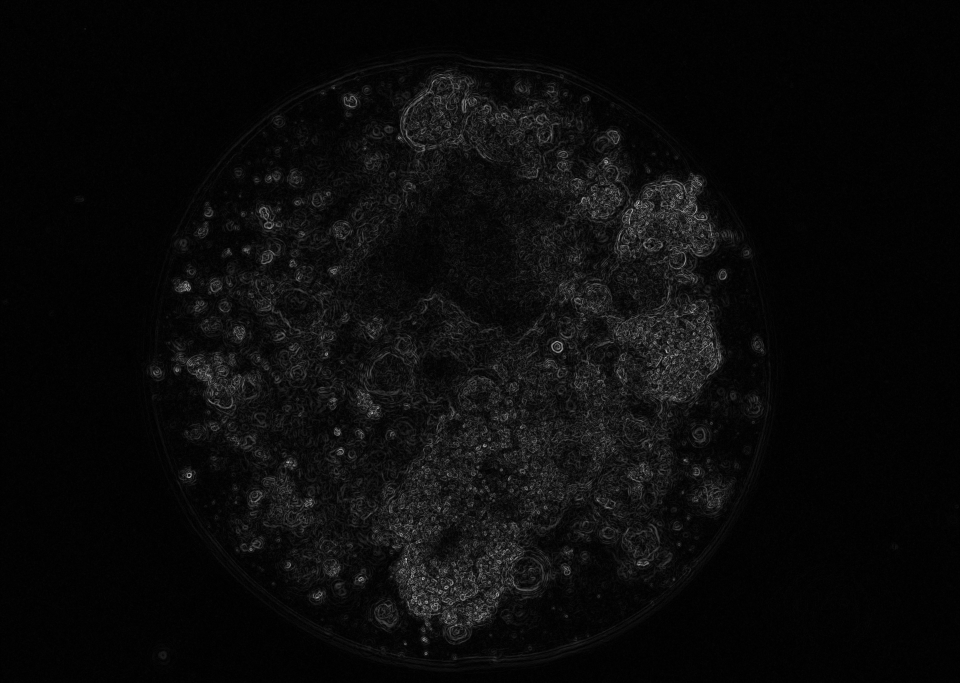
#> input picture DEO-MARKDOWN/App80 DEO/10uM/05-十二月-2025/10x00/vision_prior_droplet_artifacts/gradient_magnitude.png, 2880 x 2048 px (shown at 1/3 size)
$ python refine_app81_grsai_mask_with_cellpose.py --source '../../DEO-MARKDOWN/App80 DEO/10uM/05-十二月-2025/10x00/vision_prior_droplet_artifacts/gradient_magnitude.png' --generated-mask '../../DEO-MARKDOWN/App80 DEO/10uM/05-十二月-2025/10x00/vision_prior_droplet_artifacts/gradient_magnitude.png' --output-dir out
#> lines starting #> are read from the running program, lines starting #| are printed output that depends on the picture; after the words box and inside, x2 and y2 are one past the last pixel; in counts of white or black regions, pixels touching at a corner belong together
#!/usr/bin/env python3
"""Conservative Cellpose refinement for GRS-AI App81 masks.

The generated mask is treated as the primary instance proposal.
Cellpose only refines boundaries locally per generated region and falls back
to the generated region whenever refinement is not clearly better.
"""

from __future__ import annotations

import argparse
import colorsys
import json
from pathlib import Path
from typing import Dict, List, Tuple

import cv2
import numpy as np
from PIL import Image
from cellpose import models


def parse_args() -> argparse.Namespace:
    p = argparse.ArgumentParser(description="Refine GRS-AI masks with conservative Cellpose.")
    p.add_argument("--source", required=True, help="Source microscopy PNG")
    p.add_argument("--generated-mask", required=True, help="Generated instance mask PNG")
    p.add_argument("--output-dir", required=True, help="Output directory")
    p.add_argument("--gpu", action="store_true", help="Use GPU")
    return p.parse_args()


# [26 lines left out: functions label_to_color, render_instance_rgb, render_overlay, not called in this run]


def ensure_rgb(path: Path) -> np.ndarray:
    return np.array(Image.open(path).convert("RGB"))


def quantize_mask(mask_rgb: np.ndarray) -> np.ndarray:
    """Reduce anti-aliased color noise while preserving flat instance regions."""
    out = mask_rgb.copy()
    fg = out.max(axis=2) > 24
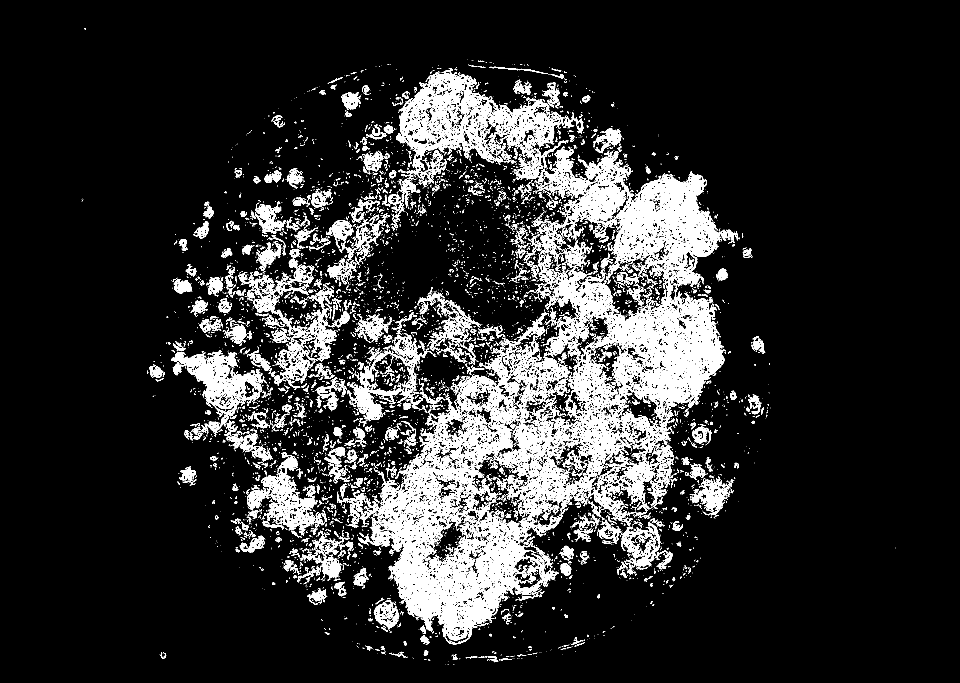
#> fg: shape (2048, 2880) bool (shown at 1/3 size); 12.8% white; 8685 white regions (6841 under 20 px), largest, box (x1, y1, x2, y2) and area: (1074, 440, 2173, 1934) 365374, (1188, 216, 1691, 556) 48350, (514, 1055, 789, 1249) 17154
    out[~fg] = 0
    # Snap colors toward coarse bins to collapse anti-aliased edge shades.
    out[fg] = ((out[fg].astype(np.uint16) + 16) // 32 * 32).clip(0, 255).astype(np.uint8)
    return out


def build_seed_labels(mask_rgb: np.ndarray, min_area: int = 300) -> Tuple[np.ndarray, np.ndarray]:
    """Use generated regions directly as seeds; avoid k-means over-segmentation."""
    q = quantize_mask(mask_rgb)
    fg = (q.max(axis=2) > 24).astype(np.uint8)
    fg = cv2.morphologyEx(fg, cv2.MORPH_OPEN, cv2.getStructuringElement(cv2.MORPH_ELLIPSE, (3, 3)), iterations=1)
#> fg: shape (2048, 2880); values 0 (black) and 1 (white), 11.4% white; 4797 white regions (2792 under 20 px), largest, box (x1, y1, x2, y2) and area: (1655, 454, 2171, 1358) 130416, (1095, 1446, 1635, 1932) 75634, (1188, 216, 1691, 556) 43232
    fg = cv2.morphologyEx(fg, cv2.MORPH_CLOSE, cv2.getStructuringElement(cv2.MORPH_ELLIPSE, (5, 5)), iterations=1)
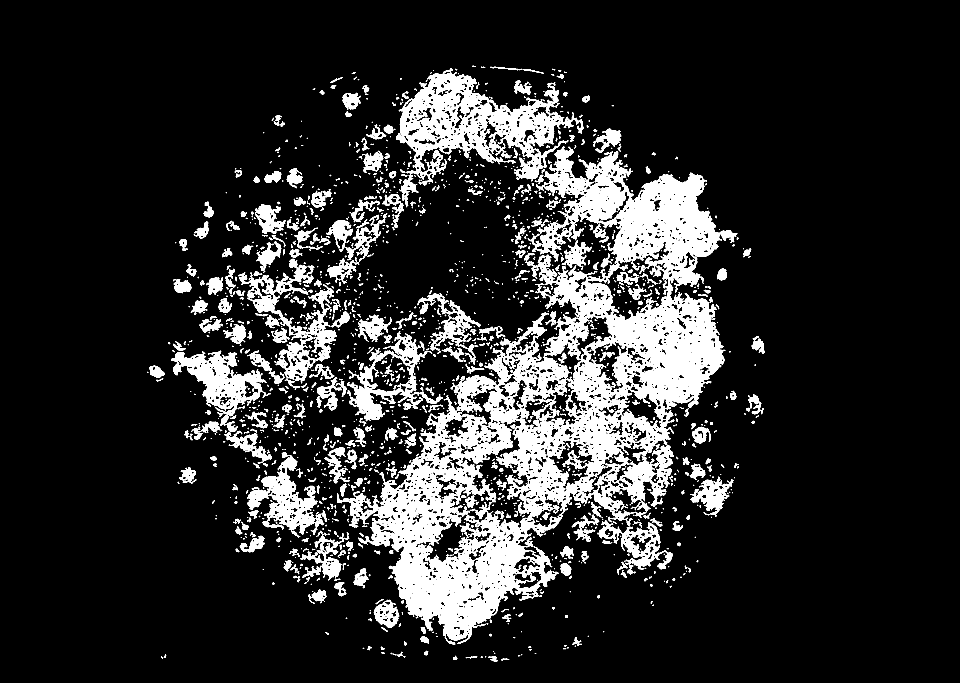
#> fg: shape (2048, 2880) (shown at 1/3 size); values 0 (black) and 1 (white), 14.5% white; 1766 white regions (992 under 20 px), largest, box (x1, y1, x2, y2) and area: (1011, 440, 2212, 1934) 499623, (1188, 204, 1752, 622) 72379, (715, 776, 1010, 1150) 24498

    h, w = fg.shape
#> h = 2048; w = 2880
    labels = np.zeros((h, w), dtype=np.uint16)
    next_label = 1

    # Prefer connected components within each dominant color, not arbitrary intensity clusters.
    unique_colors = np.unique(q.reshape(-1, 3), axis=0)
#> unique_colors = [[0, 0, 0], [32, 32, 32], [64, 64, 64], [96, 96, 96], [128, 128, 128], [160, 160, 160], [192, 192, 192], [224, 224, 224], [255, 255, 255]]
    unique_colors = [tuple(int(v) for v in c) for c in unique_colors if any(c)]
#> unique_colors = [(32, 32, 32), (64, 64, 64), (96, 96, 96), (128, 128, 128), (160, 160, 160), (192, 192, 192), (224, 224, 224), (255, 255, 255)]

    for color in unique_colors:
        color_mask = np.all(q == np.array(color, dtype=np.uint8), axis=2).astype(np.uint8)
        if int(color_mask.sum()) == 0:
            continue
        num, cc, stats, _ = cv2.connectedComponentsWithStats(color_mask, connectivity=8)
        for lid in range(1, num):
            area = int(stats[lid, cv2.CC_STAT_AREA])
            if area < min_area:
                continue
            x = int(stats[lid, cv2.CC_STAT_LEFT])
            y = int(stats[lid, cv2.CC_STAT_TOP])
            ww = int(stats[lid, cv2.CC_STAT_WIDTH])
            hh = int(stats[lid, cv2.CC_STAT_HEIGHT])
            touches_full_border = x <= 0 or y <= 0 or (x + ww) >= w or (y + hh) >= h
            if touches_full_border:
                continue
            comp = (cc == lid).astype(np.uint8)
            labels[comp > 0] = next_label
            next_label += 1
#> this loop made 8 passes
#> (color, num) on passes 1 to 7: ((32, 32, 32), 13130), ((64, 64, 64), 9393), ((96, 96, 96), 4431), ((128, 128, 128), 1479), ((160, 160, 160), 365), ((192, 192, 192), 71), ((224, 224, 224), 14)
#> (color, num, stats) on pass 8: ((255, 255, 255), 2, [[0, 0, 2880, 2048, 5898238], [1915, 608, 1, 2, 2]])
#> pass 1, in build_seed_labels, `num, cc, stats, _ = cv2.connectedComponentsWithStats(color_mask, conne..`:
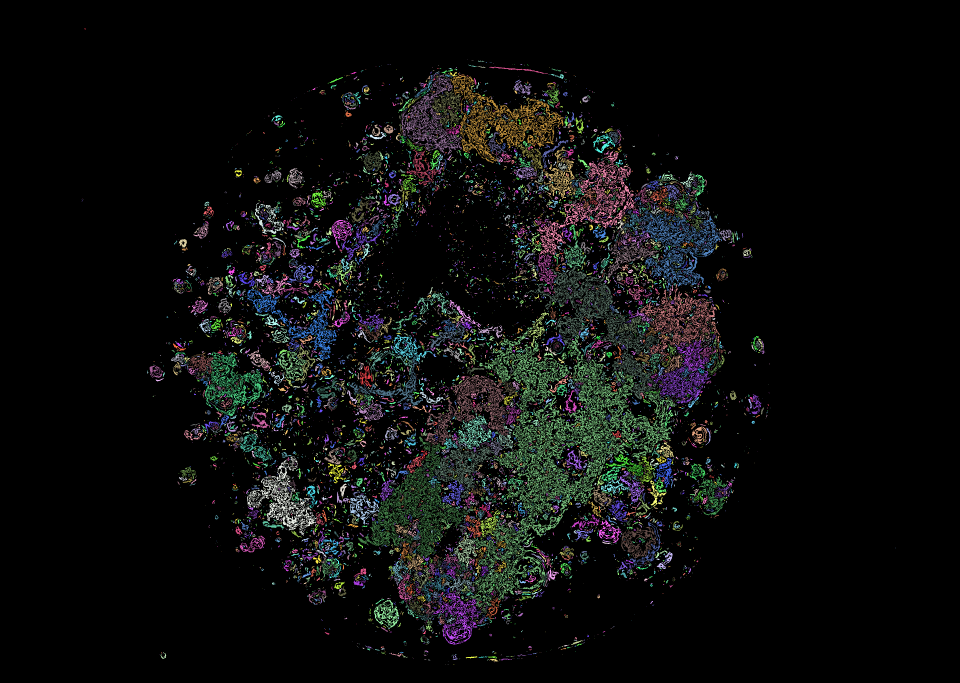
#> cc: shape (2048, 2880) int32 (shown at 1/3 size); 13130 distinct labels, from 0 to 13129; one colour per label, 0 black
#> pass 2, in build_seed_labels, `num, cc, stats, _ = cv2.connectedComponentsWithStats(color_mask, conne..`:
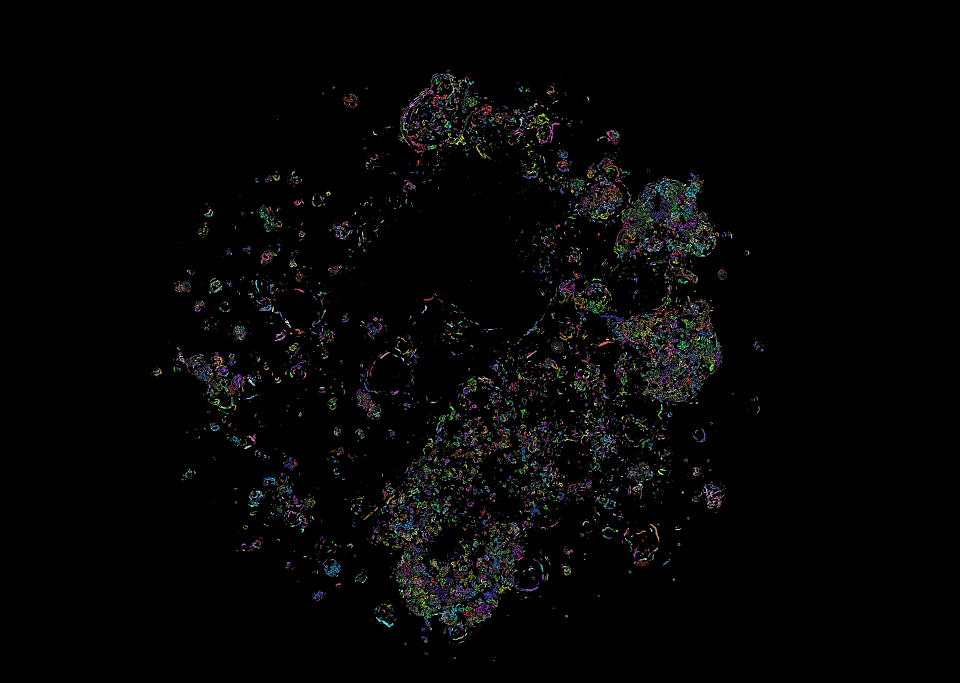
#> cc: shape (2048, 2880) int32 (shown at 1/3 size); 9393 distinct labels, from 0 to 9392; one colour per label, 0 black
#> after the loop:
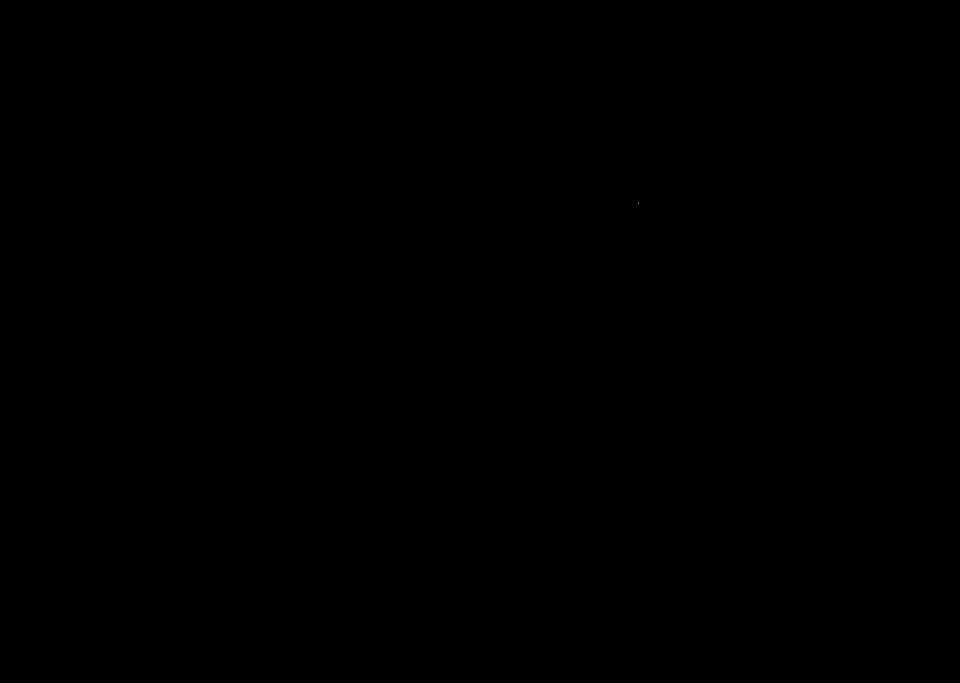
#> color_mask: shape (2048, 2880) (shown at 1/3 size); values 0 (black) and 1 (white), 0% white in thin lines or dots, all inside (x1, y1, x2, y2) = (1915, 608, 1916, 610)
#> after the loop:
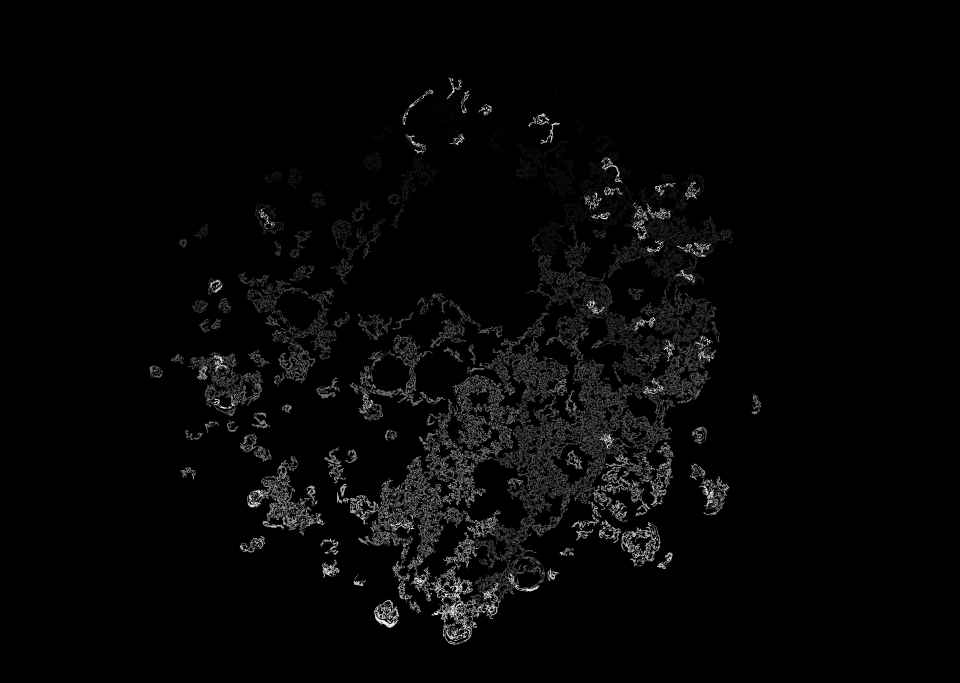
#> labels: shape (2048, 2880) uint16 (shown at 1/3 size); min 0, max 249, mean 5.9
#> after the loop, next_label = 250

    support = (labels > 0).astype(np.uint8)
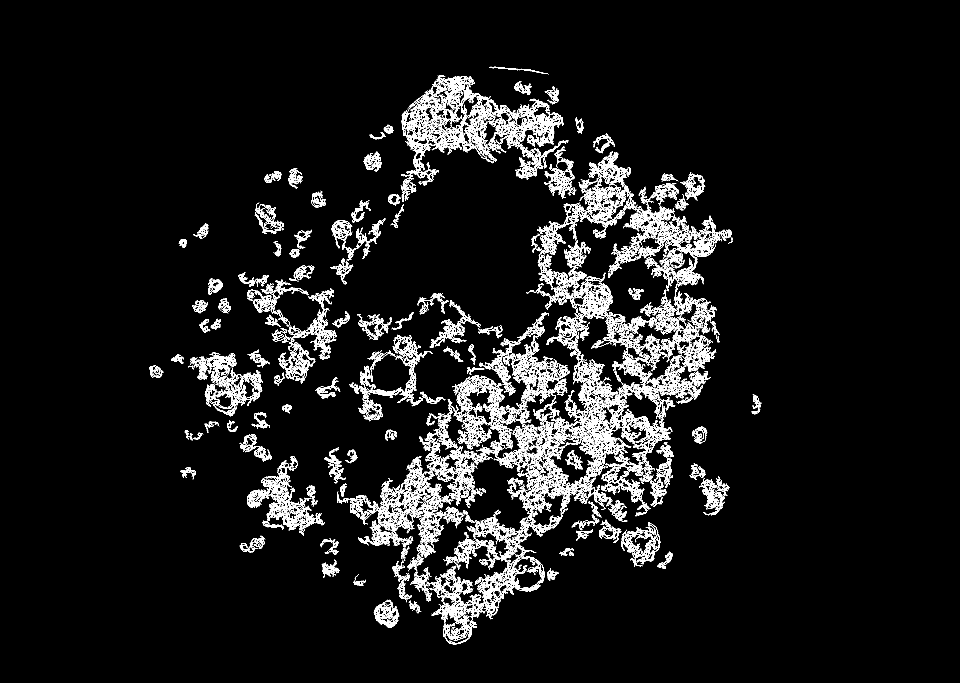
#> support: shape (2048, 2880) (shown at 1/3 size); values 0 (black) and 1 (white), 6.1% white in thin lines or dots, all inside (x1, y1, x2, y2) = (449, 200, 2284, 1934)
    return labels, support


# [23 lines left out: functions make_local_branches, run_local_cellpose, not called in this run]


def conservative_refine(source_rgb: np.ndarray, seed_labels: np.ndarray, gpu: bool) -> Tuple[np.ndarray, int]:
    final = np.zeros_like(seed_labels, dtype=np.uint16)
    model = models.CellposeModel(gpu=gpu)
    candidate_passes = 0
    next_label = 1
    h, w = seed_labels.shape

    for seed_id in [int(x) for x in np.unique(seed_labels) if int(x) > 0]:
        seed_mask = seed_labels == seed_id
        ys, xs = np.where(seed_mask)
        y0, y1 = int(ys.min()), int(ys.max()) + 1
        x0, x1 = int(xs.min()), int(xs.max()) + 1
        margin = max(20, int(round(max(y1 - y0, x1 - x0) * 0.18)))
        y0 = max(0, y0 - margin)
        x0 = max(0, x0 - margin)
        y1 = min(h, y1 + margin)
        x1 = min(w, x1 + margin)

        crop_rgb = source_rgb[y0:y1, x0:x1]
        crop_seed = seed_mask[y0:y1, x0:x1]
        seed_area = float(crop_seed.sum())
        eq_diameter = max(20.0, np.sqrt(4.0 * seed_area / np.pi))
        diameters = sorted({int(max(20, min(360, round(eq_diameter * s)))) for s in (1.0, 1.15)})
        branches = make_local_branches(crop_rgb, crop_seed)
        candidates = run_local_cellpose(model, branches, diameters)
        candidate_passes += len(candidates)

        best_mask = None
        best_score = -1.0
        dilated_seed = cv2.dilate(crop_seed.astype(np.uint8), cv2.getStructuringElement(cv2.MORPH_ELLIPSE, (15, 15)), iterations=1) > 0

        for cand in candidates:
            for cand_id in [int(x) for x in np.unique(cand) if int(x) > 0]:
                cand_mask = cand == cand_id
                inter = float(np.logical_and(crop_seed, cand_mask).sum())
                if inter <= 0:
                    continue
                cand_area = float(cand_mask.sum())
                iou = inter / max(float(np.logical_or(crop_seed, cand_mask).sum()), 1.0)
                overlap = inter / max(seed_area, 1.0)
                size_ratio = cand_area / max(seed_area, 1.0)
                outside_soft = float(np.logical_and(cand_mask, ~dilated_seed).sum()) / max(cand_area, 1.0)
                if iou < 0.55:
                    continue
                if overlap < 0.75:
                    continue
                if size_ratio < 0.7 or size_ratio > 1.5:
                    continue
                if outside_soft > 0.12:
                    continue
                score = iou + overlap - outside_soft
                if score > best_score:
                    best_score = score
                    best_mask = cand_mask

        placed = best_mask if best_mask is not None else crop_seed
        region = final[y0:y1, x0:x1]
        region[placed] = next_label
        final[y0:y1, x0:x1] = region
        next_label += 1

    return final, candidate_passes


def main() -> None:
    args = parse_args()
    source_path = Path(args.source)
    mask_path = Path(args.generated_mask)
    output_dir = Path(args.output_dir)
    output_dir.mkdir(parents=True, exist_ok=True)

    source_rgb = ensure_rgb(source_path)
    mask_rgb = ensure_rgb(mask_path)
    if mask_rgb.shape[:2] != source_rgb.shape[:2]:
        mask_rgb = cv2.resize(mask_rgb, (source_rgb.shape[1], source_rgb.shape[0]), interpolation=cv2.INTER_NEAREST)

    seed_labels, support = build_seed_labels(mask_rgb)
    final_labels, candidate_passes = conservative_refine(source_rgb, seed_labels, gpu=bool(args.gpu))

    seed_labels_path = output_dir / "seed_labels_16bit.png"
    seed_instance_path = output_dir / "seed_instance_rgb.png"
    seed_overlay_path = output_dir / "seed_overlay.png"
    final_labels_path = output_dir / "cellpose_refined_labels_16bit.png"
    final_instance_path = output_dir / "cellpose_refined_instance_rgb.png"
    final_overlay_path = output_dir / "cellpose_refined_overlay.png"
    support_path = output_dir / "support_mask.png"
    summary_path = output_dir / "cellpose_refinement_summary.json"

    Image.fromarray(seed_labels.astype(np.uint16)).save(seed_labels_path)
    Image.fromarray(render_instance_rgb(seed_labels)).save(seed_instance_path)
    Image.fromarray(render_overlay(source_rgb, seed_labels)).save(seed_overlay_path)
    Image.fromarray((support * 255).astype(np.uint8)).save(support_path)
    Image.fromarray(final_labels.astype(np.uint16)).save(final_labels_path)
    Image.fromarray(render_instance_rgb(final_labels)).save(final_instance_path)
    Image.fromarray(render_overlay(source_rgb, final_labels)).save(final_overlay_path)

    summary = {
        "source_path": str(source_path),
        "generated_mask_path": str(mask_path),
        "seed_count": int(len([x for x in np.unique(seed_labels) if int(x) > 0])),
        "final_count": int(len([x for x in np.unique(final_labels) if int(x) > 0])),
        "candidate_passes": int(candidate_passes),
    }
    summary_path.write_text(json.dumps(summary, ensure_ascii=False, indent=2), encoding="utf-8")
    print(json.dumps(summary, ensure_ascii=False))


if __name__ == "__main__":
    main()
#> (the call stopped at in conservative_refine, `model = models.CellposeModel(gpu=gpu)`: cellpose is not available in this run)
